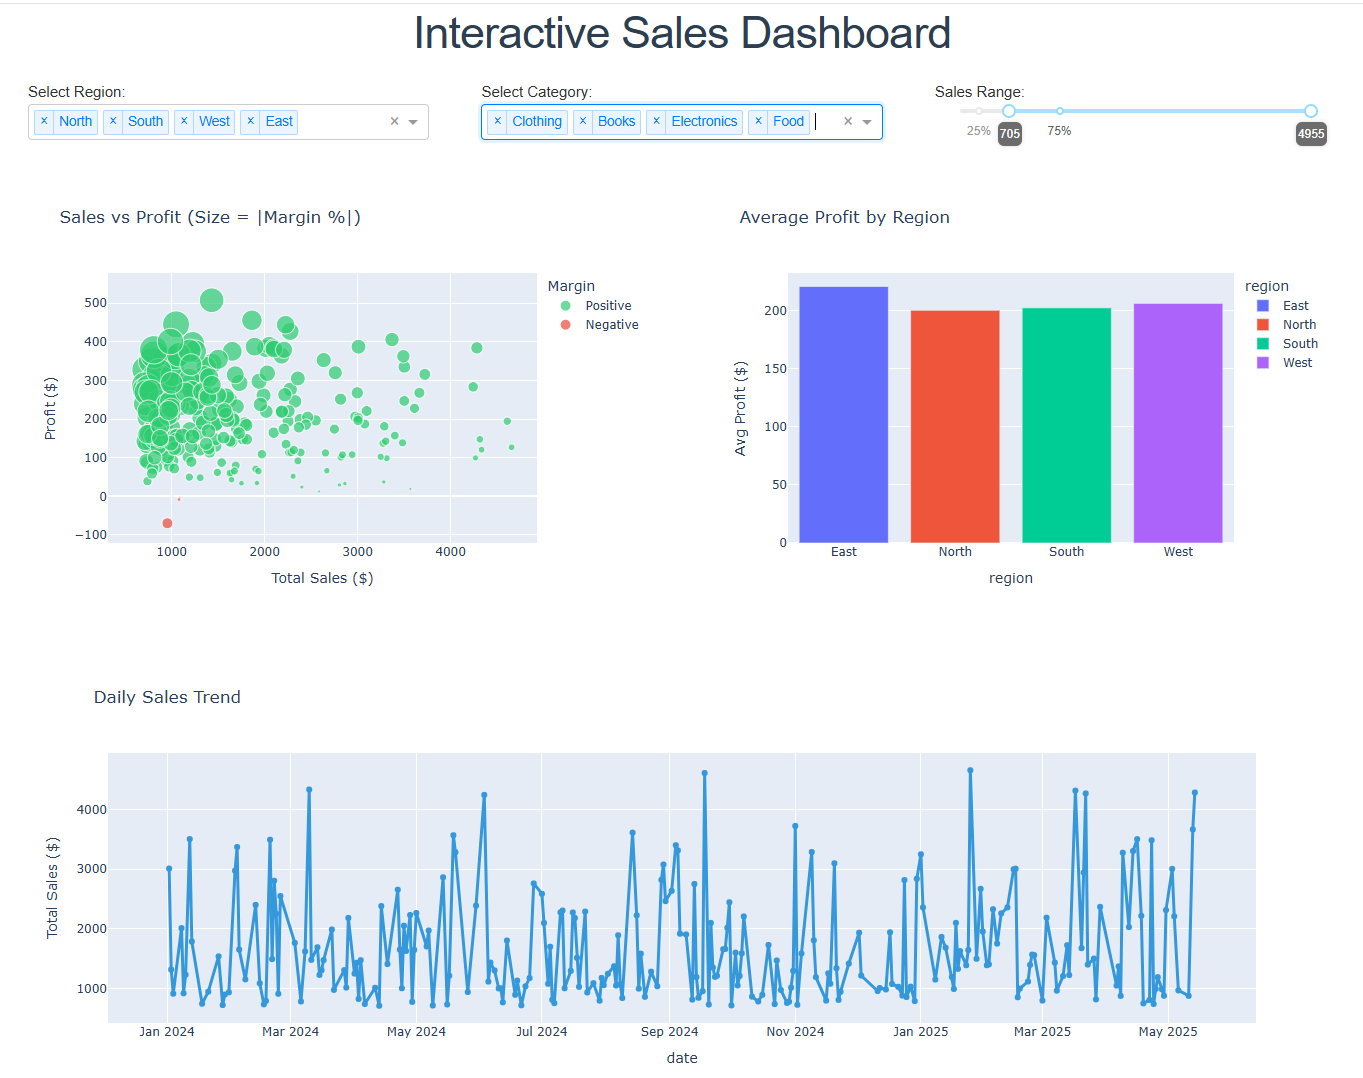

Source code (Python):
# app.py
import dash
from dash import dcc, html, Input, Output
import plotly.express as px
import pandas as pd
import numpy as np

# Generate sample dataset
np.random.seed(42)
n = 500
df = pd.DataFrame({
    'sales': np.random.exponential(1000, n),
    'profit': np.random.normal(200, 100, n),
    'region': np.random.choice(['North', 'South', 'East', 'West'], n),
    'category': np.random.choice(['Electronics', 'Clothing', 'Food', 'Books'], n),
    'date': pd.date_range('2024-01-01', periods=n, freq='D')
})
df['profit_margin'] = (df['profit'] / df['sales'].replace(0, 1)) * 100

# Use absolute value or shift negative margins for size
# Option: Use absolute margin for size, but color by sign
df['abs_margin'] = df['profit_margin'].abs()
df['margin_sign'] = np.where(df['profit_margin'] >= 0, 'Positive', 'Negative')

# Initialize Dash app
app = dash.Dash(__name__, external_stylesheets=['https://codepen.io/chriddyp/pen/bWLwgP.css'])

# Layout
app.layout = html.Div([
    html.H1("Interactive Sales Dashboard", style={'textAlign': 'center', 'color': '#2c3e50'}),

    html.Div([
        html.Div([
            html.Label("Select Region:"),
            dcc.Dropdown(
                id='region-dropdown',
                options=[{'label': r, 'value': r} for r in df['region'].unique()],
                value=df['region'].unique().tolist(),
                multi=True
            ),
        ], className="four columns"),

        html.Div([
            html.Label("Select Category:"),
            dcc.Dropdown(
                id='category-dropdown',
                options=[{'label': c, 'value': c} for c in df['category'].unique()],
                value=df['category'].unique().tolist(),
                multi=True
            ),
        ], className="four columns"),

        html.Div([
            html.Label("Sales Range:"),
            dcc.RangeSlider(
                id='sales-slider',
                min=df['sales'].min(),
                max=df['sales'].max(),
                value=[df['sales'].min(), df['sales'].max()],
                marks={int(df['sales'].quantile(0.25)): '25%',
                       int(df['sales'].median()): '50%',
                       int(df['sales'].quantile(0.75)): '75%'},
                tooltip={"placement": "bottom", "always_visible": True}
            ),
        ], className="four columns"),
    ], className="row", style={'marginBottom': 30}),

    html.Div([
        html.Div([
            dcc.Graph(id='scatter-plot')
        ], className="six columns"),

        html.Div([
            dcc.Graph(id='bar-chart')
        ], className="six columns"),
    ], className="row"),

    html.Div([
        dcc.Graph(id='line-chart')
    ], style={'marginTop': 30}),

    html.Footer([
        "Data: Simulated | Built with Plotly Dash",
        " • Negative margins shown in red (size = |margin|)"
    ], style={'textAlign': 'center', 'marginTop': 50, 'color': '#7f8c8d', 'fontStyle': 'italic'})
], style={'padding': '20px', 'fontFamily': 'Arial, sans-serif'})


# Callbacks
@app.callback(
    [Output('scatter-plot', 'figure'),
     Output('bar-chart', 'figure'),
     Output('line-chart', 'figure')],
    [Input('region-dropdown', 'value'),
     Input('category-dropdown', 'value'),
     Input('sales-slider', 'value')]
)
def update_charts(selected_regions, selected_categories, sales_range):
    filtered_df = df[
        df['region'].isin(selected_regions) &
        df['category'].isin(selected_categories) &
        (df['sales'] >= sales_range[0]) &
        (df['sales'] <= sales_range[1])
    ].copy()

    # --- SCATTER: Sales vs Profit (Size = |Profit Margin|) ---
    scatter_fig = px.scatter(
        filtered_df,
        x='sales', y='profit',
        color='margin_sign',  # Color by positive/negative
        size='abs_margin',    # Use absolute value for size
        hover_data=['region', 'date', 'profit_margin'],
        title='Sales vs Profit (Size = |Margin %|)',
        labels={'sales': 'Total Sales ($)', 'profit': 'Profit ($)'},
        color_discrete_map={'Positive': '#2ecc71', 'Negative': '#e74c3c'}
    )
    scatter_fig.update_traces(marker=dict(line=dict(width=1, color='white')))
    scatter_fig.update_layout(transition_duration=500, legend_title="Margin")

    # --- BAR: Average Profit by Region ---
    bar_data = filtered_df.groupby('region')['profit'].mean().reset_index()
    bar_fig = px.bar(
        bar_data, x='region', y='profit',
        color='region', title='Average Profit by Region',
        labels={'profit': 'Avg Profit ($)'},
        color_discrete_sequence=px.colors.qualitative.Plotly
    )

    # --- LINE: Sales Trend Over Time ---
    line_data = filtered_df.groupby('date')['sales'].sum().reset_index()
    line_fig = px.line(
        line_data, x='date', y='sales',
        title='Daily Sales Trend',
        labels={'sales': 'Total Sales ($)'},
        markers=True
    )
    line_fig.update_traces(line=dict(width=3, color='#3498db'))

    return scatter_fig, bar_fig, line_fig


# Run app
if __name__ == '__main__':
    app.run(debug=True)
